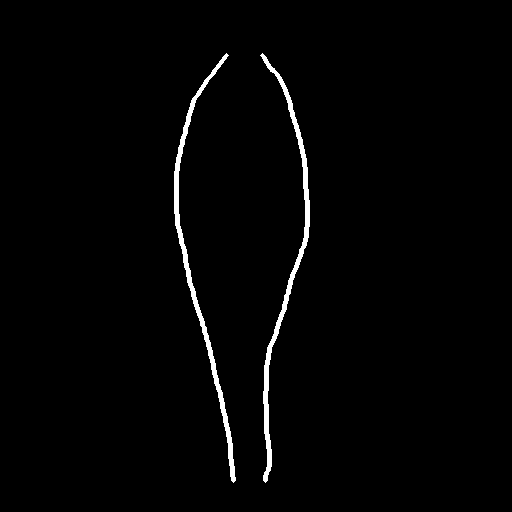
#> input picture autocompletion/incom_braid_bound.png, 512 x 512 px
$ python braid_completion.py   (older library calls are emulated)
#> lines starting #> are read from the running program, lines starting #| are printed output that depends on the picture; after the words box and inside, x2 and y2 are one past the last pixel; in counts of white or black regions, pixels touching at a corner belong together
import cv2,os
from mayavi import mlab
from PIL import Image
import numpy as np
import matplotlib.pyplot as plt
from scipy.ndimage import interpolation
from scipy.ndimage.morphology import distance_transform_edt

pi = np.pi

# [41 lines left out: functions fish_tail, strand_2, not called in this run]

def strand_3(t,width,b=10,w=1,r=5,use_noise = True):
    strand_list = []
    radius = r*width
    a = width
    s_num = 3

    if use_noise:
        noise = 1+np.random.normal(0,0.1,s_num)
    else:
        noise = np.ones((s_num,))

    for i in range(s_num):
        x = a * np.sin(w*t+i*2*pi/3)
        y = t * 20
        z = b * np.sin(2*(w*t+i*2*pi/3))
        r = noise[i]*radius
        strand_list.append([x,y,z,r])

    strand_list = np.array(strand_list)
    return strand_list

# [54 lines left out: functions strand_4, strand_5, not called in this run]

def getEdge(img):
    img = cv2.cvtColor(img, cv2.COLOR_RGB2GRAY)
    edge = cv2.Canny(img,10,10)

    dist_edge = distance_transform_edt(255-edge)
    edge = (dist_edge <= 1) * 1
    return edge

def plot3D_line(strand_list,colors = [[38,135,208],[255,144,144],[165,249,163],[255,235,59],[83,195,204]]):
    bg_color = (0, 0, 0)
    colors = np.array(colors,dtype="uint8")/255
    figure=mlab.figure(1, bgcolor=bg_color, fgcolor=(0.5, 0.5, 0.5),size=(512,564))
    ends = np.array([[0,511],[0,511],[0,0],[50,50]],dtype="int")
    out = mlab.points3d(ends[0],ends[1],ends[2],ends[3],color=bg_color,scale_factor=1)
    out.actor.property.lighting = False

    for i,item in enumerate(strand_list):
        out=mlab.points3d(item[0],item[1],item[2],item[3],color=tuple(colors[i]),scale_factor=.25,resolution=16,line_width=1)

        out.actor.property.lighting = False

    mlab.view(azimuth=180, elevation=0, distance=-950, focalpoint=(255.5,255.5,0))

    f = mlab.gcf()
    f.scene._lift()

    img = mlab.screenshot()

    mlab.orientation_axes()
    mlab.axes()
    mlab.clf(figure)
    mlab.close()
    return img

def transBraid(strand_list,sk_list=None):
    shift_x,shift_y = sk_list[0], sk_list[1]
    strand_list[:,0,:] = (strand_list[:,0,:]+shift_x)
    strand_list[:,1,:] = shift_y

    return strand_list

def getBoundaries(sk):
    sk = np.array(sk,dtype=np.bool).astype("uint8")
    dist_sk = distance_transform_edt(sk)
    sk = (dist_sk > 1).astype("uint8")

    sk, contours, hierarchy = cv2.findContours(sk,cv2.RETR_EXTERNAL, cv2.CHAIN_APPROX_SIMPLE)

    if len(contours) != 2:
        return None # There are not two boundaries
    else:
        contours = contours[:2]
        l_list = []
        for i in contours:
            l = np.array(i).squeeze().T # l(x,y) with shape of (2,num)
            l_list.append(l)
        return l_list,sk

def rotateHLines(sk):
    # If the lines are horizontal path then rotate it to be vertical for convenient computation

    l_list, _ = getBoundaries(sk)
    if l_list is None:
        return None, None
    else:
        line = l_list[0]
        t,b = np.min(line[1]),np.max(line[1])
        l,r = np.min(line[0]),np.max(line[0])

        if b-t < r-l:
            isH = True
            sk = cv2.rotate(sk, cv2.ROTATE_90_CLOCKWISE)
        else:
            isH = False

    return sk, isH


def getSkList(sk):
    def getEnds(l0,l1):
        y0,y1 = l0[1],l1[1]
        t0,b0 = np.min(y0),np.max(y0)
        t1,b1 = np.min(y1),np.max(y1)

        top = max(t0,t1)
        bottom = min(b0,b1)

        return top,bottom

    l_list, sk = getBoundaries(sk)

    t,b = getEnds(l_list[0],l_list[1])

    l0 = []
    l1 = []
    for y in range(t,b+1):
        x = np.where(sk[y,:]==1)[0]
        l0.append([x[0],y])
        l1.append([x[-1],y])

    l0 = np.array(l0).T
    l1 = np.array(l1).T
    trim_sk_list = [l0,l1]
    return trim_sk_list

# [7 lines left out: function plotSk, not called in this run]

def getGlobalStructure(sk_list):
    l1, l2 = sk_list
    len_1, len_2 = len(l1[0]), len(l2[0])

    if len_1 > len_2:
        l1, l2 = l2, l1
        len_1, len_2 = len_2, len_1
    sample_idx = (np.arange(0,len_1,1)*(len_2/len_1)).astype("int")
    l2 = l2[:,sample_idx]

    medial = ((l1+l2)/2).astype("int")

    dist = np.power(np.sum(np.power((medial - l1),2),axis=0),0.5)

    return medial, dist

class Braids:
    def __init__(self):
        self.styles = {'1':fish_tail,'2':strand_2,'3':strand_3,'4':strand_4,'5':strand_5}

    def completion(self,sk,s_num=3,w=1,colors = [[38,135,208],[255,144,144],[165,249,163],[255,235,59],[83,195,204]]):
        '''
        Params:
        1. 'sk' is the input braided sketch with only one channel;
        2. 's_num' indicates one braide type, i.e., {'1':fish_tail,'2':strand_2,'3':strand_3,'4':strand_4,'5':strand_5};
        3. 'w' indicates the direction and number of braided knots;
        4. 'colors' indicates the colors assigned to each strand tube as a color palette. Here the default colors are set for visualization if runing this script. If running the interface, the colors are assigned by users.
        '''
        sk, isH = rotateHLines(sk)
        if sk is None:
            return None

        s_num = str(s_num)
        l_list = getSkList(sk)

        trans_line, dist = getGlobalStructure(l_list)
        r = 5
        d_y = 0.05
        end = len(trans_line[1])*d_y
        t = np.arange(0,end,d_y,dtype="float")

        a_width = dist / 1.75 # a_width:real_width = 1:1.75
        t = t[:len(a_width)]

        strand_list = self.styles[s_num](t,width=a_width,w=w,r=r)
        strand_list = transBraid(strand_list,trans_line)

        img = plot3D_line(strand_list)

        edge = getEdge(img)

        color_p = self.styles[s_num](t,width=a_width,w=w,r=r*1.4)
        strand_list = transBraid(color_p,trans_line)
        color_palette = plot3D_line(strand_list,colors=colors)

        color_edge = color_palette * edge[:,:,np.newaxis]

        if isH:
            color_edge = cv2.rotate(color_edge,cv2.ROTATE_90_COUNTERCLOCKWISE)
        return color_edge


if __name__ == "__main__":
    sk = cv2.imread("./incom_braid_bound.png",0)
#> sk: shape (512, 512); 1.6% white; 2 white regions, box (x1, y1, x2, y2) and area: (260, 53, 310, 483) 2146, (174, 53, 236, 483) 2138
    h,w = sk.shape[:2]
#> h = 512; w = 512

    braid_model = Braids()
    comp_sk = braid_model.completion(sk,s_num=3,w=1)
#> in getBoundaries, `sk = (dist_sk > 1).astype("uint8")`:
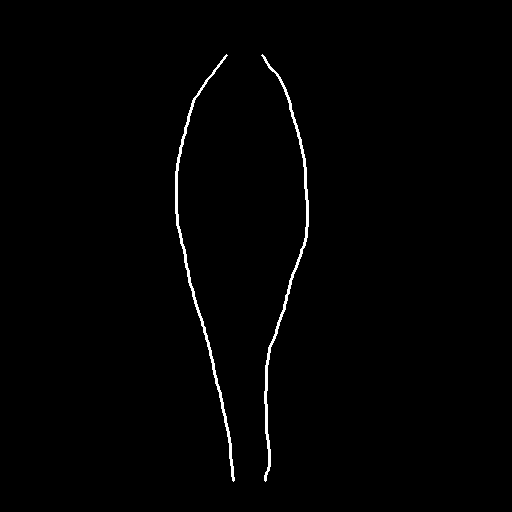
#> sk: shape (512, 512); values 0 (black) and 1 (white), 0.98% white; 2 white regions
#> in getBoundaries, `sk, contours, hierarchy = cv2.findContours(sk,cv2.RETR_EXTERNAL, cv2.C..`: contours = 2 contours; box (x1, y1, x2, y2) and area: (261, 54, 309, 482) 856, (175, 54, 235, 482) 852
#> the loop in getBoundaries, `for i in contours:` made 2 passes
#> after the loop in getBoundaries, `for i in contours:`: l_list = 2 items
#> in rotateHLines, `t,b = np.min(line[1]),np.max(line[1])`: t = 54; b = 481
#> in rotateHLines, `l,r = np.min(line[0]),np.max(line[0])`: l = 261; r = 308
#> in completion, `sk, isH = rotateHLines(sk)`: isH = False
#> the loop in getBoundaries (call 2), `for i in contours:` made 2 passes
#> in getSkList, `l_list, sk = getBoundaries(sk)`: l_list = 2 items
#> in getEnds, `y0,y1 = l0[1],l1[1]`: y0 = 331 values, max 481 at index 168, min 54 at index 0, mean 233.6; y1 = 347 values, max 481 at index 173, min 54 at index 0, mean 259.3
#> in getEnds, `t0,b0 = np.min(y0),np.max(y0)`: t0 = 54; b0 = 481
#> in getEnds, `t1,b1 = np.min(y1),np.max(y1)`: t1 = 54; b1 = 481
#> in getEnds, `top = max(t0,t1)`: top = 54
#> in getEnds, `bottom = min(b0,b1)`: bottom = 481
#> in getSkList, `t,b = getEnds(l_list[0],l_list[1])`: t = 54; b = 481
#> the loop in getSkList, `for y in range(t,b+1):` made 428 passes
#> x on passes 1 to 3: [226, 262], [225, 226, 227, 261, 262, 263], [224, 225, 226, 262, 263, 264]
#> after the loop in getSkList, `for y in range(t,b+1):`: l0 = 428 pairs, first value 175 to 233, second value 54 to 481; l1 = 428 pairs, first value 262 to 308, second value 54 to 481
#> in completion, `l_list = getSkList(sk)`: l_list = 2 items
#> in getGlobalStructure, `len_1, len_2 = len(l1[0]), len(l2[0])`: len_1 = 428
#> in getGlobalStructure, `sample_idx = (np.arange(0,len_1,1)*(len_2/len_1)).astype("int")`: sample_idx = 428 values from 0 to 427
#> in getGlobalStructure, `dist = np.power(np.sum(np.power((medial - l1),2),axis=0),0.5)`: dist = 428 values, max 66 at index 135, min 16 at index 427, mean 42.87
#> in completion, `end = len(trans_line[1])*d_y`: end = 21.4
#> in completion, `a_width = dist / 1.75`: a_width = 428 values, max 37.71 at index 135, min 9.14 at index 427, mean 24.5
#> in strand_3, `radius = r*width`: radius = 428 values, max 188.6 at index 135, min 45.71 at index 427, mean 122.5
#> in strand_3, `a = width`: a has the same summary as a_width in completion
#> after the loop in strand_3, `for i in range(s_num):`: strand_list = 3 items
#> in transBraid, `shift_x,shift_y = sk_list[0], sk_list[1]`: shift_x = 428 values, max 250 at index 405, min 239 at index 226, mean 242.2; shift_y = 428 values from 54 to 481
#> the loop in plot3D_line, `for i,item in enumerate(strand_list):` made 3 passes
#> (the run stopped early here; a loop or call above may not have finished)

$ run again, with autocompletion/incom_unbraid_matte.png copied over autocompletion/incom_braid_bound.png
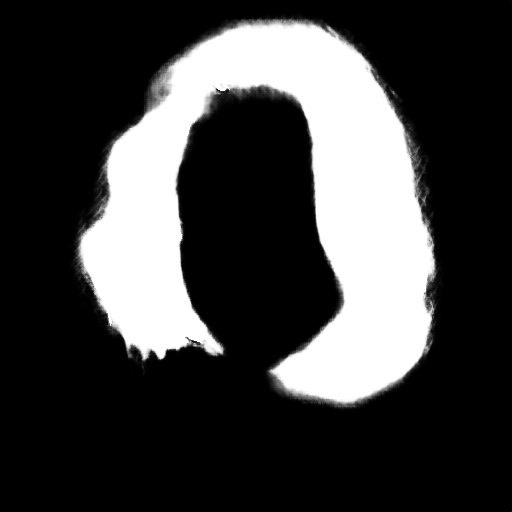
#> input picture autocompletion/incom_unbraid_matte.png, 512 x 512 px
#> sk is the input picture: shape (512, 512); min 0, max 255, mean 63.7
#> in getBoundaries, `sk = np.array(sk,dtype=np.bool).astype("uint8")`:
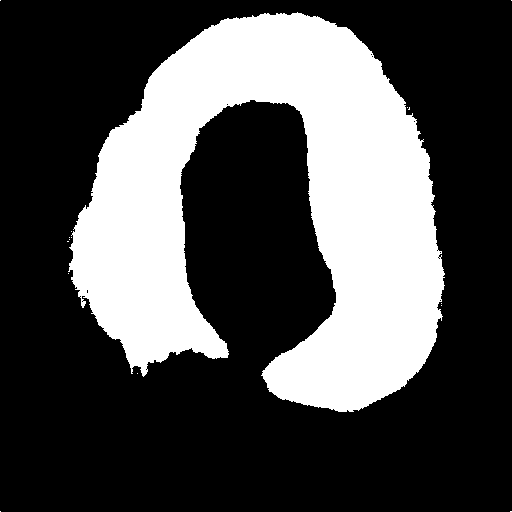
#> sk: shape (512, 512); values 0 (black) and 1 (white), 30.5% white; 16 white regions (15 under 20 px), largest, box (x1, y1, x2, y2) and area: (68, 12, 445, 412) 79957
#> in getBoundaries, `sk = (dist_sk > 1).astype("uint8")`:
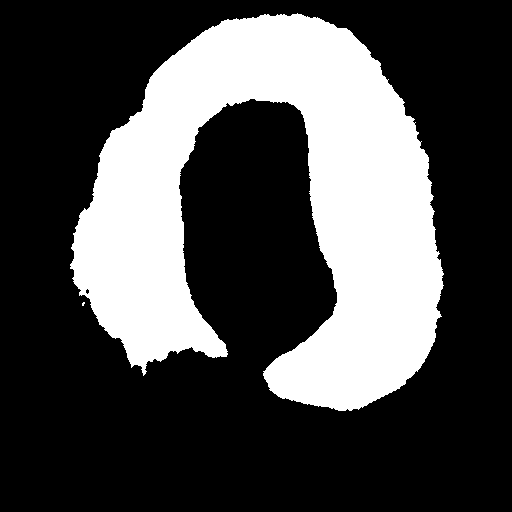
#> sk: shape (512, 512); values 0 (black) and 1 (white), 29.7% white; 2 white regions (1 under 20 px)
#> contours = 2 contours, 1 with area under 20; largest, box (x1, y1, x2, y2) and area: (70, 13, 444, 411) 77056
#> the loop in getBoundaries, `for i in contours:` made 2 passes
#> after the loop in getBoundaries, `for i in contours:`: l_list = 2 items
#> in rotateHLines, `t,b = np.min(line[1]),np.max(line[1])`: t = 302; b = 305
#> in rotateHLines, `l,r = np.min(line[0]),np.max(line[0])`: l = 82; r = 84
#> isH = False
#> the loop in getBoundaries (call 2), `for i in contours:` made 2 passes
#> in getSkList, `l_list, sk = getBoundaries(sk)`: l_list = 2 items
#> y0 = [302, 303, 305, 305, 304, 303, 302]; y1 = 956 values, max 410 at index 675, min 13 at index 0, mean 224.1
#> t0 = 302; b0 = 305
#> t1 = 13; b1 = 410
#> top = 302
#> bottom = 305
#> in getSkList, `t,b = getEnds(l_list[0],l_list[1])`: t = 302; b = 305
#> after the loop in getSkList, `for y in range(t,b+1):`: l0 = [[83, 302], [82, 303], [82, 304], [82, 305]]; l1 = [[437, 302], [437, 303], [436, 304], [436, 305]]
#> in getSkList, `l0 = np.array(l0).T`: l0 = [[83, 82, 82, 82], [302, 303, 304, 305]]
#> in getSkList, `l1 = np.array(l1).T`: l1 = [[437, 437, 436, 436], [302, 303, 304, 305]]
#> trim_sk_list = [[[83, 82, 82, 82], [302, 303, 304, 305]], [[437, 437, 436, 436], [302, 303, 304, 305]]]
#> in completion, `l_list = getSkList(sk)`: l_list has the same summary as trim_sk_list in getSkList
#> in getGlobalStructure, `l1, l2 = sk_list`: l1 = [[83, 82, 82, 82], [302, 303, 304, 305]]; l2 = [[437, 437, 436, 436], [302, 303, 304, 305]]
#> len_1 = 4
#> sample_idx = [0, 1, 2, 3]
#> medial = [[260, 259, 259, 259], [302, 303, 304, 305]]
#> in getGlobalStructure, `dist = np.power(np.sum(np.power((medial - l1),2),axis=0),0.5)`: dist = [177, 177, 177, 177]
#> in completion, `trans_line, dist = getGlobalStructure(l_list)`: trans_line = [[260, 259, 259, 259], [302, 303, 304, 305]]; dist = [177, 177, 177, 177]
#> end = 0.2
#> a_width = [101.1, 101.1, 101.1, 101.1]
#> radius = [505.7, 505.7, 505.7, 505.7]
#> a = [101.1, 101.1, 101.1, 101.1]
#> the loop in strand_3, `for i in range(s_num):` made 3 passes
#> (x, z, r) on passes 1 to 3: ([0, 5.06, 10.1, 15.11], [0, 0.998, 1.99, 2.96], [594.9, 594.9, 594.9, 594.9]), ([87.59, 84.96, 82.11, 79.05], [-8.66, -9.12, -9.48, -9.75], [526, 526, 526, 526]), ([-87.59, -90.01, -92.2, -94.17], [8.66, 8.12, 7.49, 6.8], [555.2, 555.2, 555.2, 555.2])
#> after the loop in strand_3, `for i in range(s_num):`: strand_list = 3 items
#> shift_x = [260, 259, 259, 259]; shift_y = [302, 303, 304, 305]
#> the loop in plot3D_line, `for i,item in enumerate(strand_list):` made 3 passes

$ run again, with autocompletion/incom_unbraid_sk.png copied over autocompletion/incom_braid_bound.png
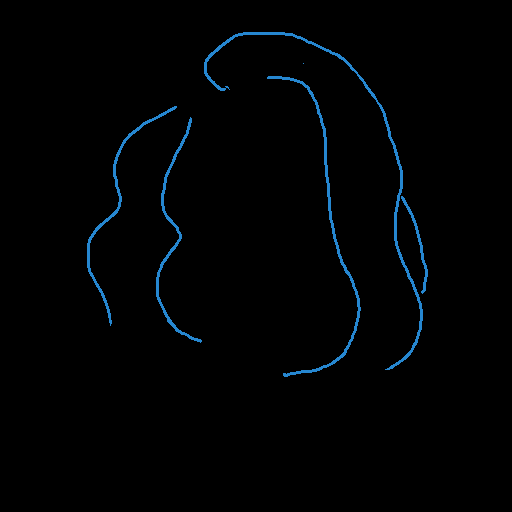
#> input picture autocompletion/incom_unbraid_sk.png, 512 x 512 px
#> `sk = cv2.imread("./incom_braid_bound.png",0)`:
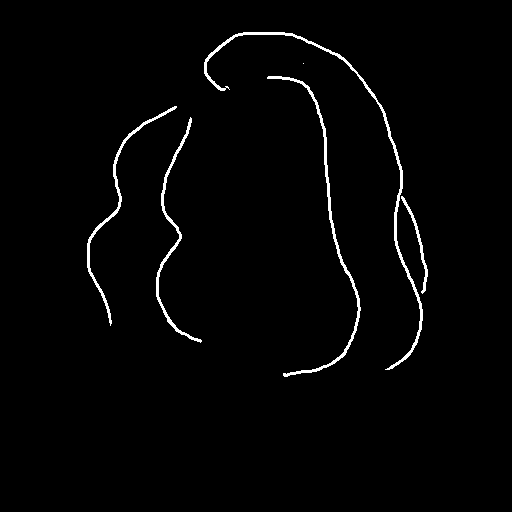
#> sk: shape (512, 512); values 0 (black) and 114 (white), 1.8% white; 6 white regions (1 under 20 px), largest, box (x1, y1, x2, y2) and area: (204, 32, 423, 370) 1589, (267, 76, 361, 377) 1155, (156, 117, 202, 343) 793, (87, 106, 177, 326) 792, (401, 196, 428, 294) 302
#> in getBoundaries, `sk = (dist_sk > 1).astype("uint8")`:
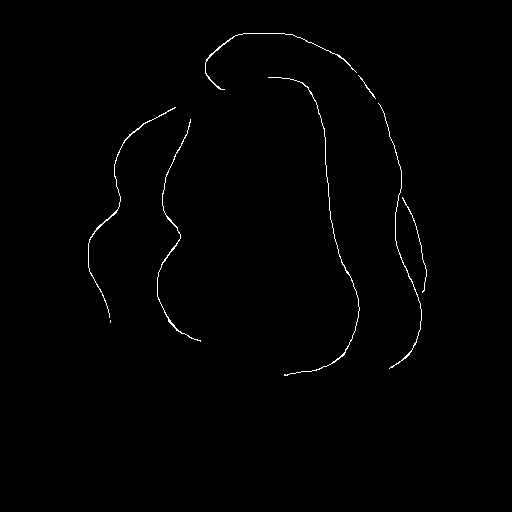
#> sk: shape (512, 512); values 0 (black) and 1 (white), 0.67% white in thin lines or dots, all inside (x1, y1, x2, y2) = (88, 33, 427, 376)
#> contours = 8 contours, 3 with area under 20; largest, box (x1, y1, x2, y2) and area: (157, 119, 201, 342) 82, (88, 107, 176, 318) 80, (205, 33, 357, 90) 68, (268, 77, 360, 376) 50, (378, 103, 422, 369) 36
